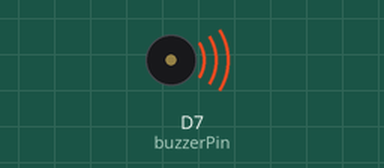
Recording of a sketch running on a simulated ESP8266 (NodeMCU). Shown: buzzer (waves = sounding).

Above: at 0.7 s.
At 8.0 s:
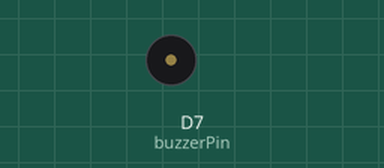
Timing chart, 0 to 8.6 s (numbered marks = the images above):
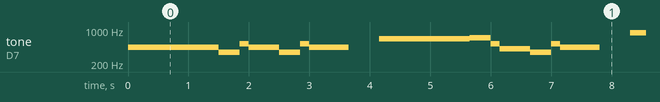

The sketch:

BUZZER_PICTH.ino
```cpp
#include "pitches.h"

//const int buzzerPin = 7; //for Arduino Microcontroller
const int buzzerPin = D7; //for ESP8266 Microcontroller
//const int buzzerPin = 4; //for ESP32 Microcontroller

void beep(int note, int duration){
  tone(buzzerPin, note, duration);
  delay(duration);
}

void setup(){
  pinMode(buzzerPin, OUTPUT);
}

void loop() {
  beep(NOTE_A4, 500);
  beep(NOTE_A4, 500);
  beep(NOTE_A4, 500);
  beep(NOTE_F4, 350);
  beep(NOTE_C5, 150);
  beep(NOTE_A4, 500);
  beep(NOTE_F4, 350);
  beep(NOTE_C5, 150);
  beep(NOTE_A4, 650);

  delay(500);

  beep(NOTE_E5, 500);
  beep(NOTE_E5, 500);
  beep(NOTE_E5, 500);
  beep(NOTE_F5, 350);
  beep(NOTE_C5, 150);
  beep(NOTE_GS4, 500);
  beep(NOTE_F4, 350);
  beep(NOTE_C5, 150);
  beep(NOTE_A4, 650);

  delay(500);

  beep(NOTE_A5, 500);
  beep(NOTE_A4, 300);
  beep(NOTE_A4, 150);
  beep(NOTE_A5, 500);
  beep(NOTE_GS5, 325);
  beep(NOTE_G5, 175);
  beep(NOTE_FS5, 125);
  beep(NOTE_F5, 125);
  beep(NOTE_FS5, 250);

  delay(325);

  beep(NOTE_AS4, 250);
  beep(NOTE_DS5, 500);
  beep(NOTE_D5, 325);
  beep(NOTE_CS5, 175);
  beep(NOTE_C5, 125);
  beep(NOTE_AS4, 125);
  beep(NOTE_C5, 250);

  delay(350);

  digitalWrite (buzzerPin, LOW);
  digitalWrite (buzzerPin, LOW);
  digitalWrite (buzzerPin, LOW);
}
```

pitches.h
```cpp
/*************************************************
 * Public Constants
 *************************************************/

#define NOTE_B0  31
#define NOTE_C1  33
#define NOTE_CS1 35
#define NOTE_D1  37
#define NOTE_DS1 39
#define NOTE_E1  41
#define NOTE_F1  44
#define NOTE_FS1 46
#define NOTE_G1  49
#define NOTE_GS1 52
#define NOTE_A1  55
#define NOTE_AS1 58
#define NOTE_B1  62
#define NOTE_C2  65
#define NOTE_CS2 69
#define NOTE_D2  73
#define NOTE_DS2 78
#define NOTE_E2  82
#define NOTE_F2  87
#define NOTE_FS2 93
#define NOTE_G2  98
#define NOTE_GS2 104
#define NOTE_A2  110
#define NOTE_AS2 117
#define NOTE_B2  123
#define NOTE_C3  131
#define NOTE_CS3 139
#define NOTE_D3  147
#define NOTE_DS3 156
#define NOTE_E3  165
#define NOTE_F3  175
#define NOTE_FS3 185
#define NOTE_G3  196
#define NOTE_GS3 208
#define NOTE_A3  220
#define NOTE_AS3 233
#define NOTE_B3  247
#define NOTE_C4  262
#define NOTE_CS4 277
#define NOTE_D4  294
#define NOTE_DS4 311
#define NOTE_E4  330
#define NOTE_F4  349
#define NOTE_FS4 370
#define NOTE_G4  392
#define NOTE_GS4 415
#define NOTE_A4  440
#define NOTE_AS4 466
#define NOTE_B4  494
#define NOTE_C5  523
#define NOTE_CS5 554
#define NOTE_D5  587
#define NOTE_DS5 622
#define NOTE_E5  659
#define NOTE_F5  698
#define NOTE_FS5 740
#define NOTE_G5  784
#define NOTE_GS5 831
#define NOTE_A5  880
#define NOTE_AS5 932
#define NOTE_B5  988
#define NOTE_C6  1047
#define NOTE_CS6 1109
#define NOTE_D6  1175
#define NOTE_DS6 1245
#define NOTE_E6  1319
#define NOTE_F6  1397
#define NOTE_FS6 1480
#define NOTE_G6  1568
#define NOTE_GS6 1661
#define NOTE_A6  1760
#define NOTE_AS6 1865
#define NOTE_B6  1976
#define NOTE_C7  2093
#define NOTE_CS7 2217
#define NOTE_D7  2349
#define NOTE_DS7 2489
#define NOTE_E7  2637
#define NOTE_F7  2794
#define NOTE_FS7 2960
#define NOTE_G7  3136
#define NOTE_GS7 3322
#define NOTE_A7  3520
#define NOTE_AS7 3729
#define NOTE_B7  3951
#define NOTE_C8  4186
#define NOTE_CS8 4435
#define NOTE_D8  4699
#define NOTE_DS8 4978
 
```

Measured:
- by itself, tone on D7 (buzzerPin): plays 440 Hz for 1.5 s, 349 Hz for 0.35 s, 523 Hz for 0.15 s, 440 Hz for 0.50 s, 349 Hz for 0.35 s, 523 Hz for 0.15 s … (285 notes in this stretch)
